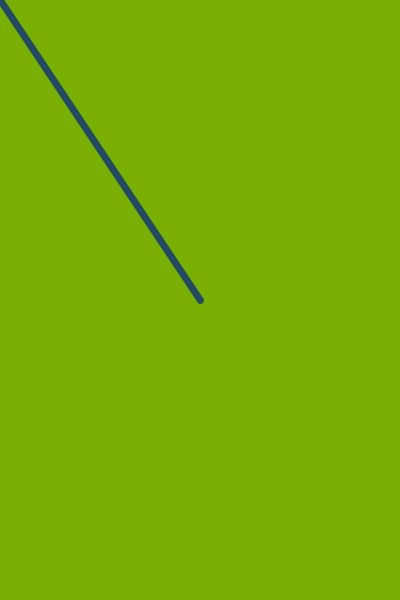
Frame 1 (no input)
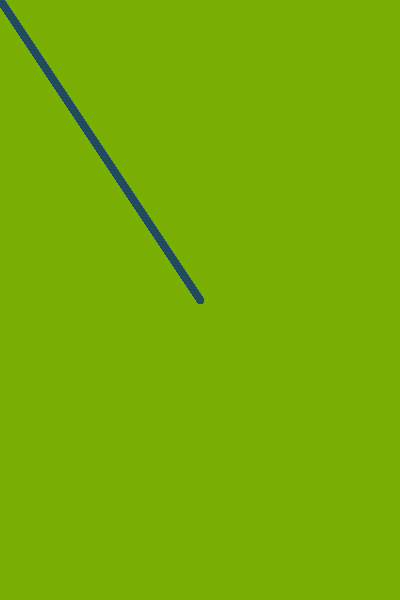
Frame 60 (the mouse pressed at the canvas centre just before this capture)
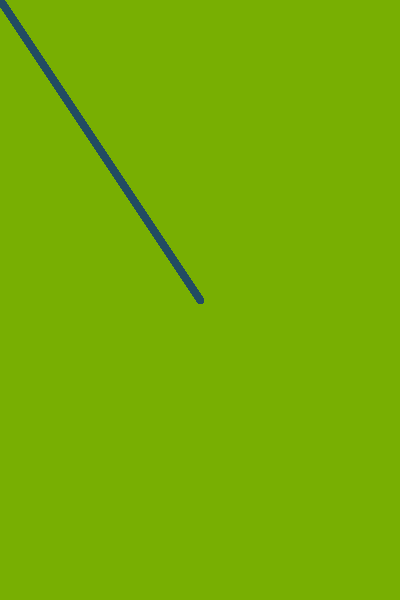
Frame 120 (the mouse held since frame 60 and released just before this capture)

The Processing sketch that drew these frames (run headless with seeded random() and noise(); from frame 60 on, the mouse is pressed at the canvas centre):

// Processing sketch: processing_148365
// ── processing_148365.pde

void setup()
{
size(400, 600);
background(120, 175, 2);
 
}
 
void draw()
{
stroke(34, 75, 98);
strokeWeight(7);
line(200, 300, mouseX, mouseY);
stroke(0, 0, mouseX, mouseY);
 
}
 
